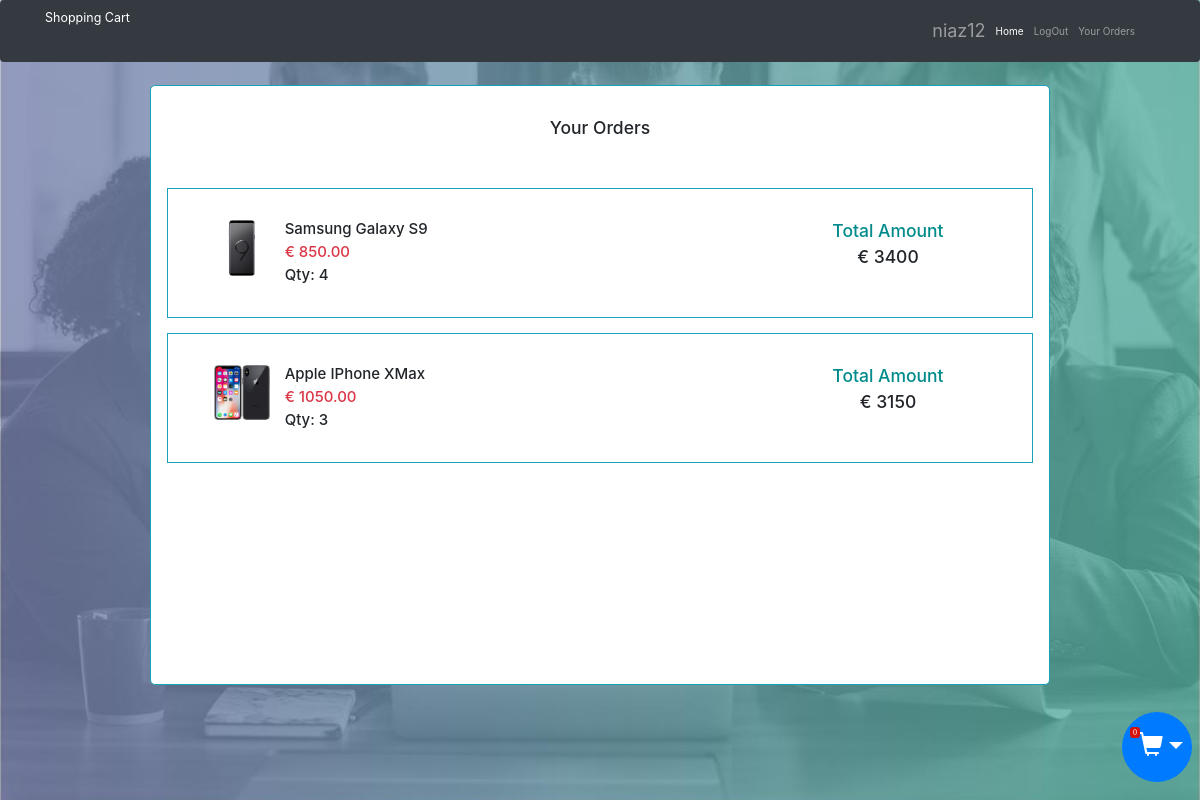
The app's page /order.php (signed in) with its own data.
### tables this page shows
CREATE TABLE IF NOT EXISTS `orders` (
  `orders_id` int(10) NOT NULL AUTO_INCREMENT,
  `orders_quantity` int(10) NOT NULL,
  `orders_price` double NOT NULL,
  `id_items` int(10) NOT NULL,
  `id_user` int(10) NOT NULL,
  `order_date` date NOT NULL,
  `order_total_price` double NOT NULL,
  PRIMARY KEY (`orders_id`)
);

CREATE TABLE IF NOT EXISTS `items` (
  `item_id` int(10) NOT NULL AUTO_INCREMENT,
  `item_name` varchar(255) NOT NULL,
  `item_price` double(10,2) NOT NULL,
  `item_description` varchar(255) NOT NULL,
  `item_stock` int(10) NOT NULL,
  `item_image` varchar(255) NOT NULL,
  PRIMARY KEY (`item_id`)
);

### order.php (the view, shortened to what this page needs)
<?php
    include "views/includes/header.php";
?>
    <div class="container border border-info" style="background-color:#ffffff; width:900px; height:600px ;border-radius:5px; padding:16px;" align="center">
        <br />
        <h3 align="center">Your Orders</h3><br />
        <br /><br />
        <?php
            $id = $_SESSION['id_user'] ;
            $query ="SELECT * FROM items INNER JOIN orders ON items.item_id = orders.id_items WHERE orders.id_user = $id";
            $statement = $connect->prepare($query);
            $statement->execute();
            $result = $statement->fetchAll();
            foreach($result as $row)
            {
        ?>
            <div class="border border-info" style="height:130px;">
                <div class="col-md-8">
                    <div style="padding:16px;" align="center">
                        <div class="col-md-2">
                            <img src="images/<?php echo $row["item_image"]; ?>" class="img-responsive" /><br />
                        </div>
                        <div style="" align="left">
                            <h4 class="text"><?php echo $row["item_name"]; ?></h4>
                            <h4 class="text-danger">&#8364; <?php echo $row["item_price"]; ?></h4>
                            <h4 class="text"> Qty: <?php echo $row["orders_quantity"]; ?></h4>
                        </div>
                    </div>
                </div>
                <div class="col-md-4" style="padding:16px;" align="center">
                    <h3 style="color: darkcyan;">Total Amount</h3>
                    <b><h3>&#8364; <?php echo $row['order_total_price']; ?> </h3></b>
                </div>
            </div>
        <?php
            }
	    ?>
	</div>
	</body>
</html>

### css/CheckOut.css (style rules this page uses)
* { margin: 0; padding: 0; }
html { height: 100%; }
body { font-family: montserrat, arial, verdana; background: transparent; background-image: url("../images/signup-images/signup-bg.jpg");*/ }

### css/Signup.css (style rules this page uses)
img { max-width: 100%; height: auto; }
body { font-size: 14px; line-height: 1.8; color: #222; font-weight: 400; font-family: 'Montserrat'; background-image: url("../images/signup-images/signup-bg.jpg"); background-repeat: no-repeat; background-size: cover; -moz-background-size: cover; -webkit-background-size: cover; -o-background-size: cover; -ms-background-size: cover; background-position: center center; padding: 115px 0; }
.container { width: 660px; position: relative; margin: 0 auto; }

### records on screen
orders: id_items.item_image (picture), id_items.item_name "Samsung Galaxy S9", id_items.item_price "850.00", orders_quantity "4", order_total_price "3400"
orders: id_items.item_image (picture), id_items.item_name "Apple IPhone XMax", id_items.item_price "1050.00", orders_quantity "3", order_total_price "3150"

### other values on screen
$_SESSION['username'] "niaz12"
